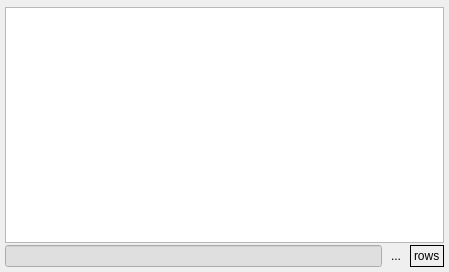
<?xml version="1.0" encoding="UTF-8"?>
<ui version="4.0">
 <class>TableViewWidget</class>
 <widget class="QWidget" name="TableViewWidget">
  <property name="geometry">
   <rect>
    <x>0</x>
    <y>0</y>
    <width>449</width>
    <height>272</height>
   </rect>
  </property>
  <property name="windowTitle">
   <string>Form</string>
  </property>
  <layout class="QVBoxLayout" name="verticalLayout">
   <property name="spacing">
    <number>2</number>
   </property>
   <property name="leftMargin">
    <number>5</number>
   </property>
   <property name="topMargin">
    <number>5</number>
   </property>
   <property name="rightMargin">
    <number>5</number>
   </property>
   <property name="bottomMargin">
    <number>5</number>
   </property>
   <item>
    <widget class="qf::gui::TableViewToolBar" name="toolBar" native="true"/>
   </item>
   <item>
    <widget class="TableView" name="tableView"/>
   </item>
   <item>
    <widget class="QFrame" name="frameStatus">
     <property name="sizePolicy">
      <sizepolicy hsizetype="Preferred" vsizetype="Minimum">
       <horstretch>0</horstretch>
       <verstretch>0</verstretch>
      </sizepolicy>
     </property>
     <property name="frameShape">
      <enum>QFrame::NoFrame</enum>
     </property>
     <layout class="QHBoxLayout">
      <property name="spacing">
       <number>2</number>
      </property>
      <property name="leftMargin">
       <number>0</number>
      </property>
      <property name="topMargin">
       <number>0</number>
      </property>
      <property name="rightMargin">
       <number>0</number>
      </property>
      <property name="bottomMargin">
       <number>0</number>
      </property>
      <item>
       <widget class="QLineEdit" name="edInfo">
        <property name="palette">
         <palette>
          <active>
           <colorrole role="WindowText">
            <brush brushstyle="SolidPattern">
             <color alpha="255">
              <red>0</red>
              <green>0</green>
              <blue>0</blue>
             </color>
            </brush>
           </colorrole>
           <colorrole role="Button">
            <brush brushstyle="SolidPattern">
             <color alpha="255">
              <red>220</red>
              <green>226</green>
              <blue>255</blue>
             </color>
            </brush>
           </colorrole>
           <colorrole role="Light">
            <brush brushstyle="SolidPattern">
             <color alpha="255">
              <red>255</red>
              <green>255</green>
              <blue>255</blue>
             </color>
            </brush>
           </colorrole>
           <colorrole role="Midlight">
            <brush brushstyle="SolidPattern">
             <color alpha="255">
              <red>237</red>
              <green>240</green>
              <blue>255</blue>
             </color>
            </brush>
           </colorrole>
           <colorrole role="Dark">
            <brush brushstyle="SolidPattern">
             <color alpha="255">
              <red>110</red>
              <green>113</green>
              <blue>127</blue>
             </color>
            </brush>
           </colorrole>
           <colorrole role="Mid">
            <brush brushstyle="SolidPattern">
             <color alpha="255">
              <red>147</red>
              <green>151</green>
              <blue>170</blue>
             </color>
            </brush>
           </colorrole>
           <colorrole role="Text">
            <brush brushstyle="SolidPattern">
             <color alpha="255">
              <red>0</red>
              <green>0</green>
              <blue>0</blue>
             </color>
            </brush>
           </colorrole>
           <colorrole role="BrightText">
            <brush brushstyle="SolidPattern">
             <color alpha="255">
              <red>255</red>
              <green>255</green>
              <blue>255</blue>
             </color>
            </brush>
           </colorrole>
           <colorrole role="ButtonText">
            <brush brushstyle="SolidPattern">
             <color alpha="255">
              <red>0</red>
              <green>0</green>
              <blue>0</blue>
             </color>
            </brush>
           </colorrole>
           <colorrole role="Base">
            <brush brushstyle="SolidPattern">
             <color alpha="255">
              <red>223</red>
              <green>223</green>
              <blue>223</blue>
             </color>
            </brush>
           </colorrole>
           <colorrole role="Window">
            <brush brushstyle="SolidPattern">
             <color alpha="255">
              <red>239</red>
              <green>239</green>
              <blue>239</blue>
             </color>
            </brush>
           </colorrole>
           <colorrole role="Shadow">
            <brush brushstyle="SolidPattern">
             <color alpha="255">
              <red>0</red>
              <green>0</green>
              <blue>0</blue>
             </color>
            </brush>
           </colorrole>
           <colorrole role="Highlight">
            <brush brushstyle="SolidPattern">
             <color alpha="255">
              <red>0</red>
              <green>0</green>
              <blue>128</blue>
             </color>
            </brush>
           </colorrole>
           <colorrole role="HighlightedText">
            <brush brushstyle="SolidPattern">
             <color alpha="255">
              <red>255</red>
              <green>255</green>
              <blue>255</blue>
             </color>
            </brush>
           </colorrole>
           <colorrole role="Link">
            <brush brushstyle="SolidPattern">
             <color alpha="255">
              <red>0</red>
              <green>0</green>
              <blue>238</blue>
             </color>
            </brush>
           </colorrole>
           <colorrole role="LinkVisited">
            <brush brushstyle="SolidPattern">
             <color alpha="255">
              <red>82</red>
              <green>24</green>
              <blue>139</blue>
             </color>
            </brush>
           </colorrole>
           <colorrole role="AlternateBase">
            <brush brushstyle="SolidPattern">
             <color alpha="255">
              <red>232</red>
              <green>232</green>
              <blue>232</blue>
             </color>
            </brush>
           </colorrole>
          </active>
          <inactive>
           <colorrole role="WindowText">
            <brush brushstyle="SolidPattern">
             <color alpha="255">
              <red>0</red>
              <green>0</green>
              <blue>0</blue>
             </color>
            </brush>
           </colorrole>
           <colorrole role="Button">
            <brush brushstyle="SolidPattern">
             <color alpha="255">
              <red>220</red>
              <green>226</green>
              <blue>255</blue>
             </color>
            </brush>
           </colorrole>
           <colorrole role="Light">
            <brush brushstyle="SolidPattern">
             <color alpha="255">
              <red>255</red>
              <green>255</green>
              <blue>255</blue>
             </color>
            </brush>
           </colorrole>
           <colorrole role="Midlight">
            <brush brushstyle="SolidPattern">
             <color alpha="255">
              <red>255</red>
              <green>255</green>
              <blue>255</blue>
             </color>
            </brush>
           </colorrole>
           <colorrole role="Dark">
            <brush brushstyle="SolidPattern">
             <color alpha="255">
              <red>110</red>
              <green>113</green>
              <blue>127</blue>
             </color>
            </brush>
           </colorrole>
           <colorrole role="Mid">
            <brush brushstyle="SolidPattern">
             <color alpha="255">
              <red>147</red>
              <green>151</green>
              <blue>170</blue>
             </color>
            </brush>
           </colorrole>
           <colorrole role="Text">
            <brush brushstyle="SolidPattern">
             <color alpha="255">
              <red>0</red>
              <green>0</green>
              <blue>0</blue>
             </color>
            </brush>
           </colorrole>
           <colorrole role="BrightText">
            <brush brushstyle="SolidPattern">
             <color alpha="255">
              <red>255</red>
              <green>255</green>
              <blue>255</blue>
             </color>
            </brush>
           </colorrole>
           <colorrole role="ButtonText">
            <brush brushstyle="SolidPattern">
             <color alpha="255">
              <red>0</red>
              <green>0</green>
              <blue>0</blue>
             </color>
            </brush>
           </colorrole>
           <colorrole role="Base">
            <brush brushstyle="SolidPattern">
             <color alpha="255">
              <red>223</red>
              <green>223</green>
              <blue>223</blue>
             </color>
            </brush>
           </colorrole>
           <colorrole role="Window">
            <brush brushstyle="SolidPattern">
             <color alpha="255">
              <red>239</red>
              <green>239</green>
              <blue>239</blue>
             </color>
            </brush>
           </colorrole>
           <colorrole role="Shadow">
            <brush brushstyle="SolidPattern">
             <color alpha="255">
              <red>0</red>
              <green>0</green>
              <blue>0</blue>
             </color>
            </brush>
           </colorrole>
           <colorrole role="Highlight">
            <brush brushstyle="SolidPattern">
             <color alpha="255">
              <red>0</red>
              <green>0</green>
              <blue>128</blue>
             </color>
            </brush>
           </colorrole>
           <colorrole role="HighlightedText">
            <brush brushstyle="SolidPattern">
             <color alpha="255">
              <red>255</red>
              <green>255</green>
              <blue>255</blue>
             </color>
            </brush>
           </colorrole>
           <colorrole role="Link">
            <brush brushstyle="SolidPattern">
             <color alpha="255">
              <red>0</red>
              <green>0</green>
              <blue>238</blue>
             </color>
            </brush>
           </colorrole>
           <colorrole role="LinkVisited">
            <brush brushstyle="SolidPattern">
             <color alpha="255">
              <red>82</red>
              <green>24</green>
              <blue>139</blue>
             </color>
            </brush>
           </colorrole>
           <colorrole role="AlternateBase">
            <brush brushstyle="SolidPattern">
             <color alpha="255">
              <red>232</red>
              <green>232</green>
              <blue>232</blue>
             </color>
            </brush>
           </colorrole>
          </inactive>
          <disabled>
           <colorrole role="WindowText">
            <brush brushstyle="SolidPattern">
             <color alpha="255">
              <red>128</red>
              <green>128</green>
              <blue>128</blue>
             </color>
            </brush>
           </colorrole>
           <colorrole role="Button">
            <brush brushstyle="SolidPattern">
             <color alpha="255">
              <red>220</red>
              <green>226</green>
              <blue>255</blue>
             </color>
            </brush>
           </colorrole>
           <colorrole role="Light">
            <brush brushstyle="SolidPattern">
             <color alpha="255">
              <red>255</red>
              <green>255</green>
              <blue>255</blue>
             </color>
            </brush>
           </colorrole>
           <colorrole role="Midlight">
            <brush brushstyle="SolidPattern">
             <color alpha="255">
              <red>255</red>
              <green>255</green>
              <blue>255</blue>
             </color>
            </brush>
           </colorrole>
           <colorrole role="Dark">
            <brush brushstyle="SolidPattern">
             <color alpha="255">
              <red>110</red>
              <green>113</green>
              <blue>127</blue>
             </color>
            </brush>
           </colorrole>
           <colorrole role="Mid">
            <brush brushstyle="SolidPattern">
             <color alpha="255">
              <red>147</red>
              <green>151</green>
              <blue>170</blue>
             </color>
            </brush>
           </colorrole>
           <colorrole role="Text">
            <brush brushstyle="SolidPattern">
             <color alpha="255">
              <red>128</red>
              <green>128</green>
              <blue>128</blue>
             </color>
            </brush>
           </colorrole>
           <colorrole role="BrightText">
            <brush brushstyle="SolidPattern">
             <color alpha="255">
              <red>255</red>
              <green>255</green>
              <blue>255</blue>
             </color>
            </brush>
           </colorrole>
           <colorrole role="ButtonText">
            <brush brushstyle="SolidPattern">
             <color alpha="255">
              <red>128</red>
              <green>128</green>
              <blue>128</blue>
             </color>
            </brush>
           </colorrole>
           <colorrole role="Base">
            <brush brushstyle="SolidPattern">
             <color alpha="255">
              <red>255</red>
              <green>255</green>
              <blue>255</blue>
             </color>
            </brush>
           </colorrole>
           <colorrole role="Window">
            <brush brushstyle="SolidPattern">
             <color alpha="255">
              <red>239</red>
              <green>239</green>
              <blue>239</blue>
             </color>
            </brush>
           </colorrole>
           <colorrole role="Shadow">
            <brush brushstyle="SolidPattern">
             <color alpha="255">
              <red>0</red>
              <green>0</green>
              <blue>0</blue>
             </color>
            </brush>
           </colorrole>
           <colorrole role="Highlight">
            <brush brushstyle="SolidPattern">
             <color alpha="255">
              <red>0</red>
              <green>0</green>
              <blue>128</blue>
             </color>
            </brush>
           </colorrole>
           <colorrole role="HighlightedText">
            <brush brushstyle="SolidPattern">
             <color alpha="255">
              <red>255</red>
              <green>255</green>
              <blue>255</blue>
             </color>
            </brush>
           </colorrole>
           <colorrole role="Link">
            <brush brushstyle="SolidPattern">
             <color alpha="255">
              <red>0</red>
              <green>0</green>
              <blue>238</blue>
             </color>
            </brush>
           </colorrole>
           <colorrole role="LinkVisited">
            <brush brushstyle="SolidPattern">
             <color alpha="255">
              <red>82</red>
              <green>24</green>
              <blue>139</blue>
             </color>
            </brush>
           </colorrole>
           <colorrole role="AlternateBase">
            <brush brushstyle="SolidPattern">
             <color alpha="255">
              <red>232</red>
              <green>232</green>
              <blue>232</blue>
             </color>
            </brush>
           </colorrole>
          </disabled>
         </palette>
        </property>
        <property name="readOnly">
         <bool>true</bool>
        </property>
       </widget>
      </item>
      <item>
       <widget class="QToolButton" name="btMenu">
        <property name="text">
         <string>...</string>
        </property>
        <property name="icon">
         <iconset>
          <normaloff>:/libqfgui/images/down.png</normaloff>:/libqfgui/images/down.png</iconset>
        </property>
        <property name="autoRaise">
         <bool>true</bool>
        </property>
       </widget>
      </item>
      <item>
       <widget class="QLabel" name="lblRowCnt">
        <property name="maximumSize">
         <size>
          <width>16777215</width>
          <height>24</height>
         </size>
        </property>
        <property name="frameShape">
         <enum>QFrame::Box</enum>
        </property>
        <property name="frameShadow">
         <enum>QFrame::Plain</enum>
        </property>
        <property name="text">
         <string>rows</string>
        </property>
        <property name="textFormat">
         <enum>Qt::AutoText</enum>
        </property>
       </widget>
      </item>
     </layout>
    </widget>
   </item>
  </layout>
 </widget>
 <customwidgets>
  <customwidget>
   <class>TableView</class>
   <extends>QTableView</extends>
   <header location="global">tableviewwidget.h</header>
  </customwidget>
  <customwidget>
   <class>qf::gui::TableViewToolBar</class>
   <extends>QWidget</extends>
   <header location="global">qf/gui/tableviewtoolbar.h</header>
   <container>1</container>
  </customwidget>
 </customwidgets>
 <resources/>
 <connections/>
</ui>
